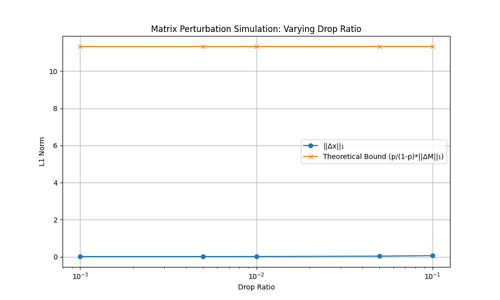
#> input picture results/matrix_perturbation_drop_ratio_results.png, 500 x 300 px, shrunk from 1000 x 600 before the run
$ jupyter execute --allow-errors notes.ipynb
#> lines starting #> are read from the running program, lines starting #| are printed output that depends on the picture
[cell 1]
import numpy as np
import scipy.sparse as sp
import json
import matplotlib.pyplot as plt
from PIL import Image

## Theoretical Understanding  and Basic Implementation of PageRank
Learning PageRank and the power method by analyzing the example graph in the textbook.

[cell 2]
def load_graph(data_file_path):
    edges = []
    node_map = {}
    node_counter = 0
    with open(data_file_path, 'r') as f:
        for line in f:
            if not line.startswith('#'):
                parts = line.strip().split('\t')
                u, v = int(parts[0]), int(parts[1])
                if u not in node_map:
                    node_map[u] = node_counter
                    node_counter += 1
                if v not in node_map:
                    node_map[v] = node_counter
                    node_counter += 1
                edges.append((node_map[u], node_map[v]))
    edges = np.array(edges)
    n_nodes = node_counter
    return edges, n_nodes

#> (the rest of this cell did not finish here and is left out)

[cell 3]
# A simple implementation of the matrix A according to the textbook.
# Use CSR format in the future for better performance.
# [18 lines left out: function build_adjacency_matrix, not called in this run]

#> (the rest of this cell did not finish here and is left out)

[cell 4]
# [18 lines left out: function build_components, not called in this run]

#> (the rest of this cell did not finish here and is left out)

[cell 5]
# [10 lines left out: function power_method_A, not called in this run]

#> (the rest of this cell did not finish here and is left out)

[cell 6]
# [10 lines left out: function power_method_components, not called in this run]

#> (the rest of this cell did not finish here and is left out)

[cell 7]
# [10 lines left out: function power_method_standard, not called in this run]

#> (the rest of this cell did not finish here and is left out)

## Plot Experiments Results

#> (a cell that did not finish here is left out)

[cell 9]
def merge_images_horizontal(image1_path, image2_path, output_path):
    img1 = Image.open(image1_path)
#> img1 is the input picture: PIL image 500x300 RGBA; mean R, G, B, A 250.4, 250.3, 250.2, 255
    img2 = Image.open(image2_path)
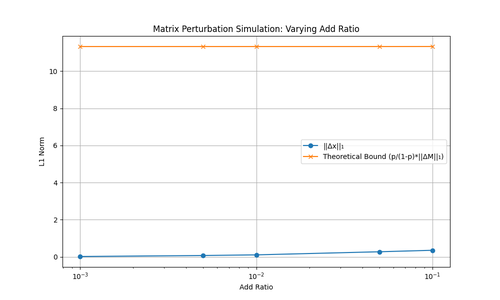
#> input picture results/matrix_perturbation_add_ratio_results.png, 500 x 300 px, shrunk from 1000 x 600 before the run
#> img2 is the input picture: PIL image 500x300 RGBA; mean R, G, B, A 250.4, 250.3, 250.2, 255
    w1, h1 = img1.size
#> w1 = 500; h1 = 300
    w2, h2 = img2.size
#> w2 = 500; h2 = 300
    new_width = w1 + w2
#> new_width = 1000
    new_height = max(h1, h2)
#> new_height = 300
    new_img = Image.new('RGBA', (new_width, new_height), (0, 0, 0, 0))
#> new_img: PIL image 1000x300 RGBA; every value is 0
    new_img.paste(img1, (0, 0))
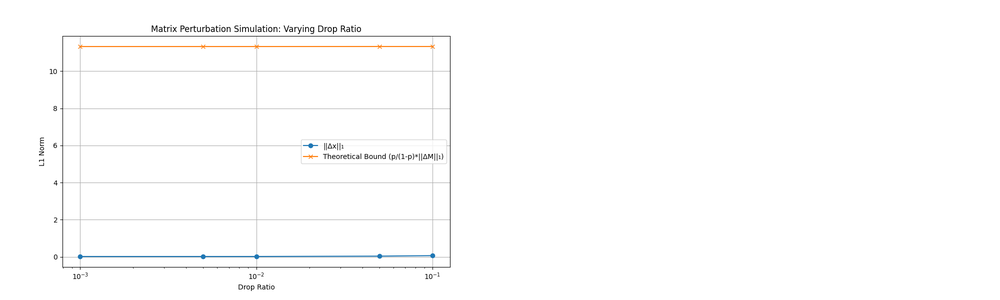
#> new_img: PIL image 1000x300 RGBA; mean R, G, B, A 125.2, 125.2, 125.1, 127.5; transparent parts drawn white
    new_img.paste(img2, (w1, 0))
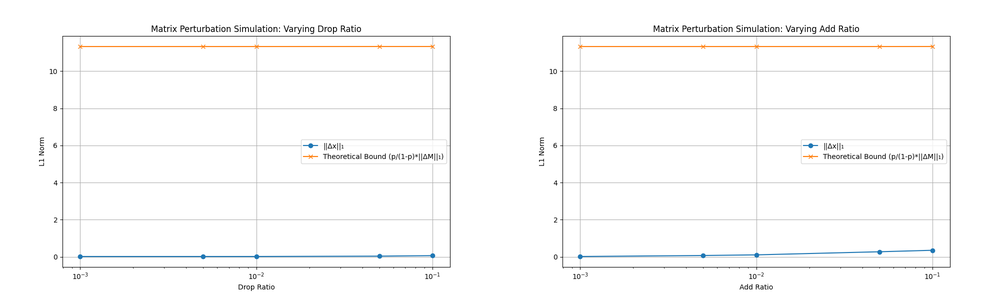
#> new_img: PIL image 1000x300 RGBA; mean R, G, B, A 250.4, 250.3, 250.2, 255
    new_img.save(output_path)
    print(f"[*] 成功合并！保存至: {output_path}")

merge_images_horizontal('../../results/matrix_perturbation_drop_ratio_results.png', '../../results/matrix_perturbation_add_ratio_results.png', '../../results/matrix_perturbation_merged.png')
